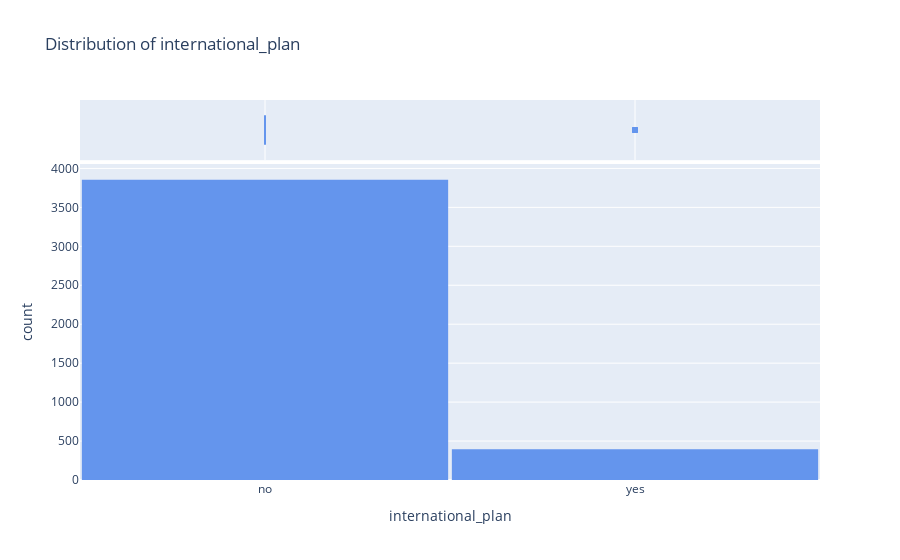

Here is the notebook cell this chart was saved with:
### Code cell
def plotly_plot_hist(df, column, color=['cornflowerblue'], title=None):
    if title == None:
        title=f'Distribution of {column}'
    fig = px.histogram(
            df,
            x=column,
            marginal='box',
            color_discrete_sequence=color,
            title=title)
    fig.update_layout(bargap=0.01)
    fig.show()
plotly_plot_hist(df, 'international_plan')

### Figure 1 — Plotly figure (JSON) as saved in the notebook; plotly's stock layout.template omitted (floating-point values rounded to 4 significant figures; data arrays with more than 128 entries replaced by an {"elided": "..."} marker saying what was removed)
{"data": [{"alignmentgroup": "True", "bingroup": "x", "hovertemplate": "international_plan=%{x}<br>count=%{y}<extra></extra>", "legendgroup": "", "marker": {"color": "cornflowerblue", "pattern": {"shape": ""}}, "name": "", "offsetgroup": "", "orientation": "v", "showlegend": false, "type": "histogram", "x": {"elided": "4250 str values"}, "xaxis": "x", "yaxis": "y"}, {"alignmentgroup": "True", "hovertemplate": "international_plan=%{x}<extra></extra>", "legendgroup": "", "marker": {"color": "cornflowerblue"}, "name": "", "notched": true, "offsetgroup": "", "showlegend": false, "type": "box", "x": {"elided": "4250 str values"}, "xaxis": "x2", "yaxis": "y2"}], "layout": {"bargap": 0.01, "barmode": "relative", "legend": {"tracegroupgap": 0}, "title": {"text": "Distribution of international_plan"}, "xaxis": {"anchor": "y", "domain": [0, 1], "title": {"text": "international_plan"}}, "xaxis2": {"anchor": "y2", "domain": [0, 1], "matches": "x", "showgrid": true, "showticklabels": false}, "yaxis": {"anchor": "x", "domain": [0, 0.8316], "title": {"text": "count"}}, "yaxis2": {"anchor": "x2", "domain": [0.8416, 1], "matches": "y2", "showgrid": false, "showline": false, "showticklabels": false, "ticks": ""}}}
